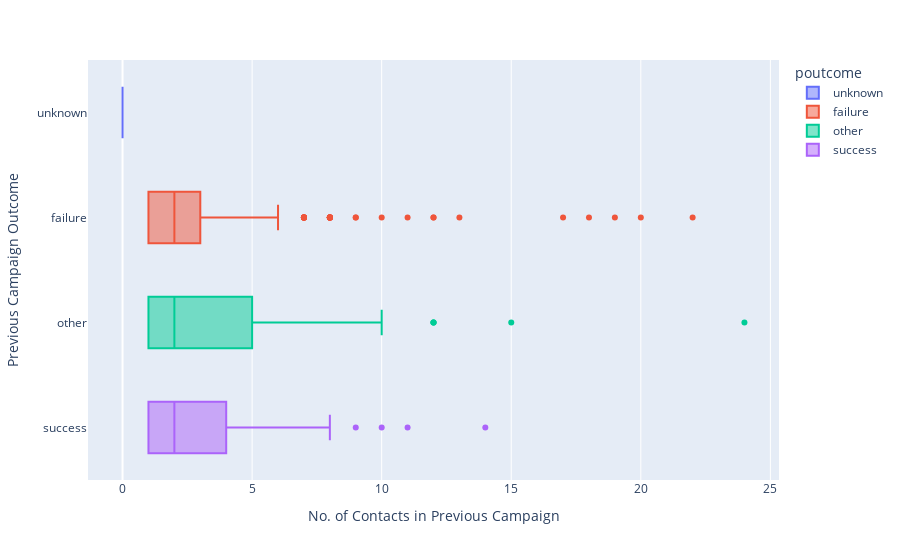

Notebook cell for this chart:
### Markdown cell above
<h1>
	<center>
		<b>Last Contact Duration, Total Frequency of Previous Contacts</b>
	</center>
</h1>
<h1>
	<center>
		<i>Vs</i>
	</center>
</h1>
<h1>
	<center>
		<b>Previous Outcome</b>
	</center>
</h1>

### Code cell
temp_df = df.copy()
temp_df['total_no_contacts'] = temp_df['previous'] + temp_df['campaign']
temp_df['duration_minutes'] = temp_df['duration'] / 60

fig = px.box(temp_df, x='previous', y='poutcome', color='poutcome')
fig.update_layout(
	xaxis_title="No. of Contacts in Previous Campaign",
	yaxis_title="Previous Campaign Outcome"
)
fig.show()

### Figure 1 — Plotly figure (JSON) as saved in the notebook; plotly's stock layout.template omitted (floating-point values rounded to 4 significant figures; data arrays with more than 128 entries replaced by an {"elided": "..."} marker saying what was removed)
{"data": [{"alignmentgroup": "True", "hovertemplate": "poutcome=%{y}<br>previous=%{x}<extra></extra>", "legendgroup": "unknown", "marker": {"color": "#636efa"}, "name": "unknown", "notched": false, "offsetgroup": "unknown", "orientation": "h", "showlegend": true, "type": "box", "x": {"elided": "3281 int values"}, "x0": " ", "xaxis": "x", "y": {"elided": "3281 str values"}, "y0": " ", "yaxis": "y"}, {"alignmentgroup": "True", "hovertemplate": "poutcome=%{y}<br>previous=%{x}<extra></extra>", "legendgroup": "failure", "marker": {"color": "#EF553B"}, "name": "failure", "notched": false, "offsetgroup": "failure", "orientation": "h", "showlegend": true, "type": "box", "x": {"elided": "427 int values"}, "x0": " ", "xaxis": "x", "y": {"elided": "427 str values"}, "y0": " ", "yaxis": "y"}, {"alignmentgroup": "True", "hovertemplate": "poutcome=%{y}<br>previous=%{x}<extra></extra>", "legendgroup": "other", "marker": {"color": "#00cc96"}, "name": "other", "notched": false, "offsetgroup": "other", "orientation": "h", "showlegend": true, "type": "box", "x": {"elided": "177 int values"}, "x0": " ", "xaxis": "x", "y": {"elided": "177 str values"}, "y0": " ", "yaxis": "y"}, {"alignmentgroup": "True", "hovertemplate": "poutcome=%{y}<br>previous=%{x}<extra></extra>", "legendgroup": "success", "marker": {"color": "#ab63fa"}, "name": "success", "notched": false, "offsetgroup": "success", "orientation": "h", "showlegend": true, "type": "box", "x": [1, 3, 1, 3, 2, 4, 2, 2, 5, 6, 1, 3, 1, 2, 1, 5, 2, 2, 4, 7, 4, 4, 1, 1, 2, 2, 1, 2, 2, 3, 2, 2, 1, 2, 1, 6, 1, 6, 3, 7, 1, 2, 1, 2, 2, 1, 3, 1, 4, 1, 2, 1, 3, 1, 2, 5, 3, 1, 4, 2, 1, 10, 1, 11, 2, 4, 14, 1, 1, 3, 2, 1, 4, 1, 2, 6, 1, 1, 4, 4, 6, 1, 5, 9, 8, 3, 5, 2, 1, 3, 6, 4, 3, 1, 2, 3, 1, 6, 1, 1, 8, 1, 2, 3, 2, 2, 1, 2, 2, 2, 1, 4, 3, 4], "x0": " ", "xaxis": "x", "y": ["success", "success", "success", "success", "success", "success", "success", "success", "success", "success", "success", "success", "success", "success", "success", "success", "success", "success", "success", "success", "success", "success", "success", "success", "success", "success", "success", "success", "success", "success", "success", "success", "success", "success", "success", "success", "success", "success", "success", "success", "success", "success", "success", "success", "success", "success", "success", "success", "success", "success", "success", "success", "success", "success", "success", "success", "success", "success", "success", "success", "success", "success", "success", "success", "success", "success", "success", "success", "success", "success", "success", "success", "success", "success", "success", "success", "success", "success", "success", "success", "success", "success", "success", "success", "success", "success", "success", "success", "success", "success", "success", "success", "success", "success", "success", "success", "success", "success", "success", "success", "success", "success", "success", "success", "success", "success", "success", "success", "success", "success", "success", "success", "success", "success"], "y0": " ", "yaxis": "y"}], "layout": {"boxmode": "overlay", "legend": {"title": {"text": "poutcome"}, "tracegroupgap": 0}, "margin": {"t": 60}, "xaxis": {"anchor": "y", "domain": [0, 1], "title": {"text": "No. of Contacts in Previous Campaign"}}, "yaxis": {"anchor": "x", "categoryarray": ["success", "other", "failure", "unknown"], "categoryorder": "array", "domain": [0, 1], "title": {"text": "Previous Campaign Outcome"}}}}
